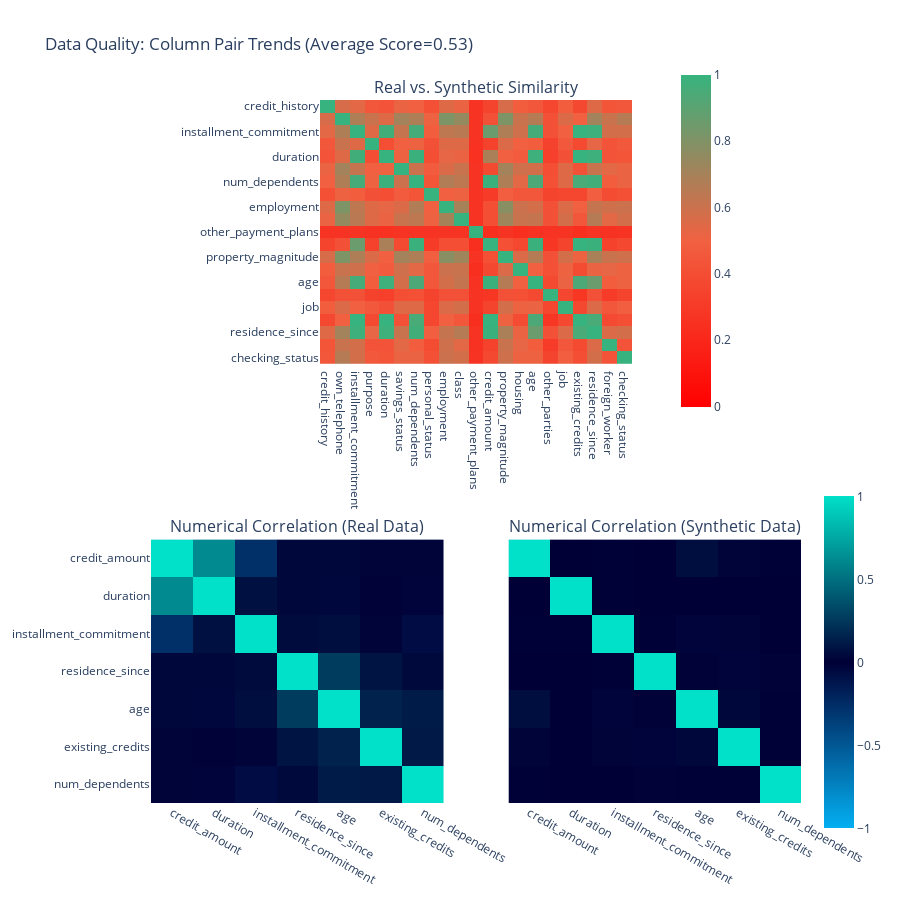

Notebook source saved alongside this figure:
### Code cell
fig=quality_report1.get_visualization(property_name='Column Pair Trends')
fig.show()

### Figure 1 — Plotly figure (JSON) as saved in the notebook; plotly's stock layout.template omitted (floating-point values rounded to 4 significant figures; data arrays with more than 128 entries replaced by an {"elided": "..."} marker saying what was removed)
{"data": [{"coloraxis": "coloraxis", "hovertemplate": "<b>Column Pair</b><br>(%{x},%{y})<br><br>Similarity: %{z}<extra></extra>", "type": "heatmap", "x": ["credit_history", "own_telephone", "installment_commitment", "purpose", "duration", "savings_status", "num_dependents", "personal_status", "employment", "class", "other_payment_plans", "credit_amount", "property_magnitude", "housing", "age", "other_parties", "job", "existing_credits", "residence_since", "foreign_worker", "checking_status"], "xaxis": "x", "y": ["credit_history", "own_telephone", "installment_commitment", "purpose", "duration", "savings_status", "num_dependents", "personal_status", "employment", "class", "other_payment_plans", "credit_amount", "property_magnitude", "housing", "age", "other_parties", "job", "existing_credits", "residence_since", "foreign_worker", "checking_status"], "yaxis": "y", "z": {"elided": "21x21 float values"}}, {"coloraxis": "coloraxis2", "customdata": [[1, 0, 0.01, 0, 0.06, 0.02, 0.01], [0, 1, 0.01, 0, 0, 0, 0], [0.01, 0.01, 1, 0.01, -0.02, 0.02, 0], [0, 0, 0.01, 1, -0.01, -0.02, -0.01], [0.06, 0, -0.02, -0.01, 1, 0.03, 0.01], [0.02, 0, 0.02, -0.02, 0.03, 1, 0.01], [0.01, 0, 0, -0.01, 0.01, 0.01, 1]], "hovertemplate": "<b>Correlation</b><br>(%{x},%{y})<br><br>Real: %{z}<br>(vs. Synthetic: %{customdata})<extra></extra>", "type": "heatmap", "x": ["credit_amount", "duration", "installment_commitment", "residence_since", "age", "existing_credits", "num_dependents"], "xaxis": "x2", "y": ["credit_amount", "duration", "installment_commitment", "residence_since", "age", "existing_credits", "num_dependents"], "yaxis": "y2", "z": [[1, 0.62, -0.27, 0.03, 0.03, 0.02, 0.02], [0.62, 1, 0.07, 0.03, -0.04, -0.01, -0.02], [-0.27, 0.07, 1, 0.05, 0.06, 0.02, -0.07], [0.03, 0.03, 0.05, 1, 0.27, 0.09, 0.04], [0.03, -0.04, 0.06, 0.27, 1, 0.15, 0.12], [0.02, -0.01, 0.02, 0.09, 0.15, 1, 0.11], [0.02, -0.02, -0.07, 0.04, 0.12, 0.11, 1]]}, {"coloraxis": "coloraxis2", "customdata": [[1, 0.62, -0.27, 0.03, 0.03, 0.02, 0.02], [0.62, 1, 0.07, 0.03, -0.04, -0.01, -0.02], [-0.27, 0.07, 1, 0.05, 0.06, 0.02, -0.07], [0.03, 0.03, 0.05, 1, 0.27, 0.09, 0.04], [0.03, -0.04, 0.06, 0.27, 1, 0.15, 0.12], [0.02, -0.01, 0.02, 0.09, 0.15, 1, 0.11], [0.02, -0.02, -0.07, 0.04, 0.12, 0.11, 1]], "hovertemplate": "<b>Correlation</b><br>(%{x},%{y})<br><br>Synthetic: %{z}<br>(vs. Real: %{customdata})<extra></extra>", "type": "heatmap", "x": ["credit_amount", "duration", "installment_commitment", "residence_since", "age", "existing_credits", "num_dependents"], "xaxis": "x3", "y": ["credit_amount", "duration", "installment_commitment", "residence_since", "age", "existing_credits", "num_dependents"], "yaxis": "y3", "z": [[1, 0, 0.01, 0, 0.06, 0.02, 0.01], [0, 1, 0.01, 0, 0, 0, 0], [0.01, 0.01, 1, 0.01, -0.02, 0.02, 0], [0, 0, 0.01, 1, -0.01, -0.02, -0.01], [0.06, 0, -0.02, -0.01, 1, 0.03, 0.01], [0.02, 0, 0.02, -0.02, 0.03, 1, 0.01], [0.01, 0, 0, -0.01, 0.01, 0.01, 1]]}], "layout": {"annotations": [{"font": {"size": 16}, "showarrow": false, "text": "Real vs. Synthetic Similarity", "x": 0.5, "xanchor": "center", "xref": "paper", "y": 1, "yanchor": "bottom", "yref": "paper"}, {"font": {"size": 16}, "showarrow": false, "text": "Numerical Correlation (Real Data)", "x": 0.225, "xanchor": "center", "xref": "paper", "y": 0.375, "yanchor": "bottom", "yref": "paper"}, {"font": {"size": 16}, "showarrow": false, "text": "Numerical Correlation (Synthetic Data)", "x": 0.775, "xanchor": "center", "xref": "paper", "y": 0.375, "yanchor": "bottom", "yref": "paper"}], "coloraxis": {"cmax": 1, "cmin": 0, "colorbar": {"len": 0.5, "x": 0.8, "y": 0.8}, "colorscale": [[0, "#FF0000"], [0.5, "#F16141"], [1, "#36B37E"]]}, "coloraxis2": {"cmax": 1, "cmin": -1, "colorbar": {"len": 0.5, "y": 0.2}, "colorscale": [[0, "#03AFF1"], [0.5, "#000036"], [1, "#01E0C9"]]}, "height": 900, "title": {"text": "Data Quality: Column Pair Trends (Average Score=0.53)"}, "width": 900, "xaxis": {"anchor": "y", "domain": [0.26, 0.74]}, "xaxis2": {"anchor": "y2", "domain": [0, 0.45]}, "xaxis3": {"anchor": "y3", "domain": [0.55, 1], "matches": "x2"}, "yaxis": {"anchor": "x", "autorange": "reversed", "domain": [0.625, 1]}, "yaxis2": {"anchor": "x2", "autorange": "reversed", "domain": [0, 0.375]}, "yaxis3": {"anchor": "x3", "autorange": "reversed", "domain": [0, 0.375], "matches": "y2", "visible": false}}}
